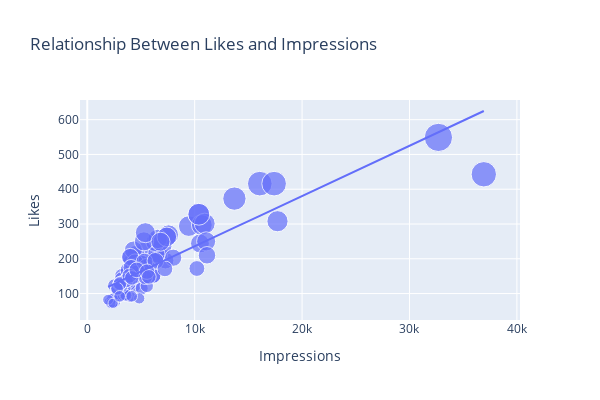

The cell this chart's notebook holds for it:
### Markdown cell above
#### 👍 **Like–Reach Relationship**

### Code cell
figure = px.scatter(data_frame = data, x="Impressions",                    
                    height=400, width=600,
                    y="Likes", size="Likes", trendline="ols", 
                    title = "Relationship Between Likes and Impressions")
figure.show()
